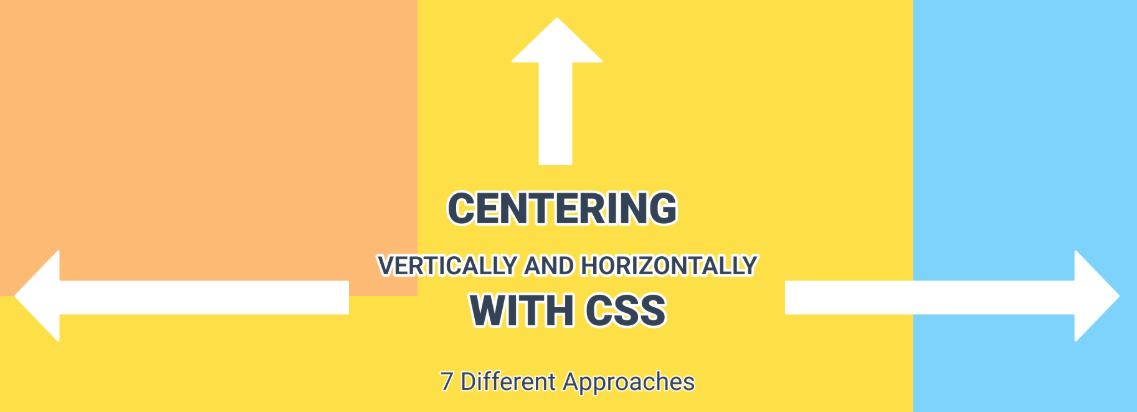
#> input picture assets/centerdiv.jpg, 1137 x 412 px
$ python tutorial1.py
#> lines starting #> are read from the running program, lines starting #| are printed output that depends on the picture
import cv2
print(cv2.__version__)

img = cv2.imread('assets/centerdiv.jpg', -1)
#> img is the input picture: shape (412, 1137, 4); mean B, G, R, A 131.5, 211.1, 225.3, 255
img = cv2.resize(img, (0,0), fx=0.5, fy=0.5)
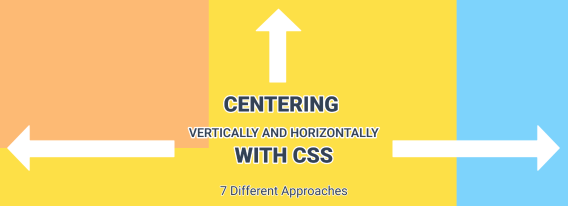
#> img: shape (206, 568, 4); mean B, G, R, A 131.5, 211.2, 225.4, 255
img = cv2.rotate(img, cv2.ROTATE_90_COUNTERCLOCKWISE)
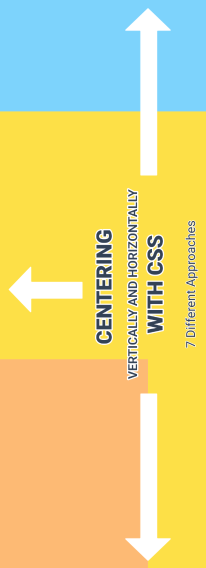
#> img: shape (568, 206, 4); mean B, G, R, A 131.5, 211.2, 225.4, 255
cv2.imwrite("new_img.jpg", img)

cv2.imshow('Image', img)
cv2.waitKey(10000)
cv2.destroyAllWindows()

	# Read the image
	# Resize it to 50%
	# Rotate it 90° counter-clockwise
    # Saves it to newfile.
	# Show it in a window for 10 seconds
